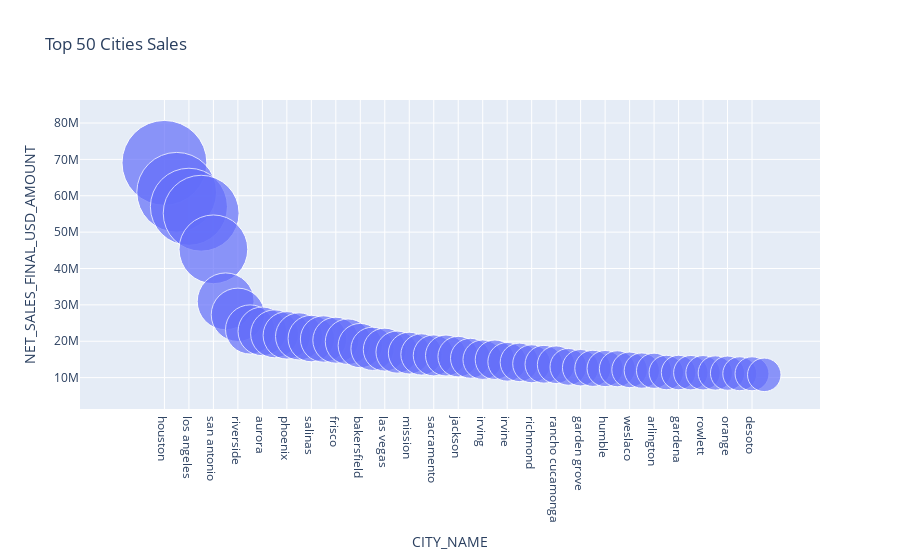

Notebook code cell kept with this figure:
### Code cell
#which city has the most sales and market
city_sales_df = comp_group.groupby(['CITY_NAME'])[['NET_SALES_FINAL_USD_AMOUNT','Profit/Loss']].sum().reset_index().sort_values(by='NET_SALES_FINAL_USD_AMOUNT',ascending=False)
fig = px.scatter(city_sales_df[0:50],'CITY_NAME','NET_SALES_FINAL_USD_AMOUNT',size='NET_SALES_FINAL_USD_AMOUNT',size_max=60,title='Top 50 Cities Sales',hover_data='Profit/Loss')
fig.show()

### Figure 1 — Plotly figure (JSON) as saved in the notebook; plotly's stock layout.template omitted (floating-point values rounded to 4 significant figures)
{"data": [{"customdata": [[15750000.0], [14010000.0], [12850000.0], [14360000.0], [10720000.0], [6674000.0], [6654000.0], [5912000.0], [5313000.0], [4287000.0], [5135000.0], [5895000.0], [4699000.0], [5112000.0], [4830000.0], [4887000.0], [5014000.0], [4301000.0], [4357000.0], [4291000.0], [3979000.0], [3806000.0], [3473000.0], [3647000.0], [3711000.0], [3702000.0], [3375000.0], [3338000.0], [3892000.0], [2218000.0], [3849000.0], [3515000.0], [3285000.0], [2872000.0], [3680000.0], [3216000.0], [3065000.0], [3745000.0], [3129000.0], [2309000.0], [2849000.0], [3039000.0], [2928000.0], [2577000.0], [2799000.0], [2791000.0], [3039000.0], [2467000.0], [2620000.0], [2164000.0]], "hovertemplate": "CITY_NAME=%{x}<br>NET_SALES_FINAL_USD_AMOUNT=%{marker.size}<br>Profit/Loss=%{customdata[0]}<extra></extra>", "legendgroup": "", "marker": {"color": "#636efa", "size": [69040000.0, 60960000.0, 56980000.0, 55200000.0, 45270000.0, 30970000.0, 27270000.0, 23230000.0, 22720000.0, 22040000.0, 21620000.0, 21330000.0, 20740000.0, 20620000.0, 20290000.0, 19880000.0, 18810000.0, 17920000.0, 17700000.0, 17010000.0, 16740000.0, 16370000.0, 16100000.0, 16080000.0, 15770000.0, 15310000.0, 14930000.0, 14930000.0, 14340000.0, 14200000.0, 13800000.0, 13670000.0, 13540000.0, 12960000.0, 12720000.0, 12550000.0, 12490000.0, 12430000.0, 12140000.0, 11930000.0, 11890000.0, 11410000.0, 11400000.0, 11360000.0, 11340000.0, 11270000.0, 11220000.0, 11060000.0, 11060000.0, 10770000.0], "sizemode": "area", "sizeref": 19180.0, "symbol": "circle"}, "mode": "markers", "name": "", "orientation": "v", "showlegend": false, "type": "scatter", "x": ["houston", "dallas", "los angeles", "chicago", "san antonio", "san jose", "riverside", "cypress", "aurora", "el paso", "phoenix", "columbus", "salinas", "tucson", "frisco", "laredo", "bakersfield", "brownsville", "las vegas", "north las vegas", "mission", "santa clarita", "sacramento", "long beach", "jackson", "odessa", "irving", "charlotte", "irvine", "santa ana", "richmond", "van nuys", "rancho cucamonga", "eastvale", "garden grove", "kyle", "humble", "brooklyn", "weslaco", "newark", "arlington", "lawndale", "gardena", "albuquerque", "rowlett", "rialto", "orange", "colorado springs", "desoto", "grand prairie"], "xaxis": "x", "y": [69040000.0, 60960000.0, 56980000.0, 55200000.0, 45270000.0, 30970000.0, 27270000.0, 23230000.0, 22720000.0, 22040000.0, 21620000.0, 21330000.0, 20740000.0, 20620000.0, 20290000.0, 19880000.0, 18810000.0, 17920000.0, 17700000.0, 17010000.0, 16740000.0, 16370000.0, 16100000.0, 16080000.0, 15770000.0, 15310000.0, 14930000.0, 14930000.0, 14340000.0, 14200000.0, 13800000.0, 13670000.0, 13540000.0, 12960000.0, 12720000.0, 12550000.0, 12490000.0, 12430000.0, 12140000.0, 11930000.0, 11890000.0, 11410000.0, 11400000.0, 11360000.0, 11340000.0, 11270000.0, 11220000.0, 11060000.0, 11060000.0, 10770000.0], "yaxis": "y"}], "layout": {"legend": {"itemsizing": "constant", "tracegroupgap": 0}, "title": {"text": "Top 50 Cities Sales"}, "xaxis": {"anchor": "y", "domain": [0, 1], "title": {"text": "CITY_NAME"}}, "yaxis": {"anchor": "x", "domain": [0, 1], "title": {"text": "NET_SALES_FINAL_USD_AMOUNT"}}}}
